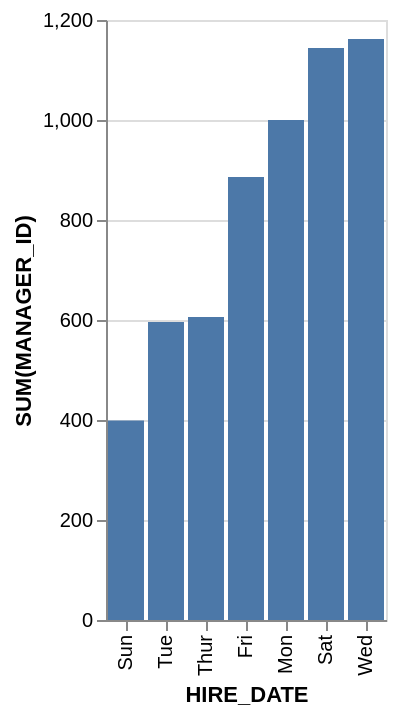

Write a Vega-Lite specification for this figure.
### Vega-Lite specification from a JSON file in a GitHub repository (floating-point values rounded to 4 significant figures)
{"data": {"values": [{"x_data": "Mon", "y_data": 1000}, {"x_data": "Tue", "y_data": 596}, {"x_data": "Wed", "y_data": 1162}, {"x_data": "Thur", "y_data": 606}, {"x_data": "Fri", "y_data": 886}, {"x_data": "Sat", "y_data": 1144}, {"x_data": "Sun", "y_data": 399}]}, "mark": "bar", "encoding": {"x": {"field": "x_data", "type": "nominal", "title": "HIRE_DATE", "sort": {"op": "sum", "field": "y_data", "order": "ascending"}}, "y": {"field": "y_data", "type": "quantitative", "title": "SUM(MANAGER_ID)"}}}
